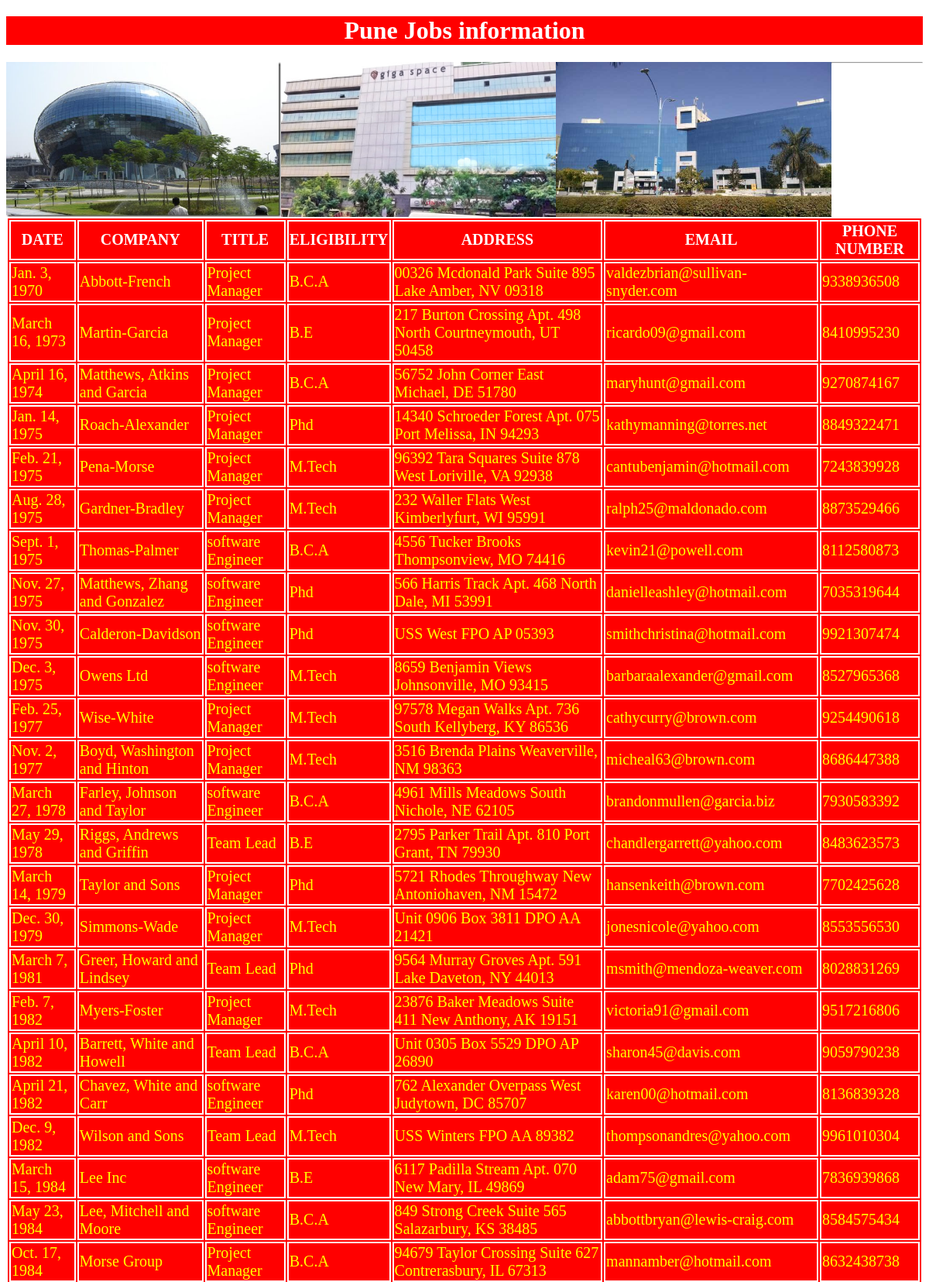
Page /punejobs/ (upper part) on the committed database.
### testapp/models.py (models this page shows)
class punejobs(models.Model):
    date=models.DateField();
    company=models.CharField(max_length=100);
    title=models.CharField(max_length=100);
    eligibility=models.CharField(max_length=100);
    address=models.CharField(max_length=100);
    email=models.EmailField();
    phonenumber=models.IntegerField()

### testapp/views.py (the view)
# urls.py: url(r'^punejobs/', views.punejobss),
def punejobss(request):
    jobs_list=punejobs.objects.order_by('date')
    my_dict={'jobs_list':jobs_list}
    return render(request,'testapp/punejobs.html',context=my_dict)

### templates/testapp/punejobs.html (shortened to what this page needs)
<!DOCTYPE html>
{% load static %}
<html lang="en" dir="ltr">
  <head>
    <link rel="stylesheet" href="{% static "css/demo.css" %}">
  </head>
  <body>
    <h1>Pune Jobs information</h1>
    <img src="{% static "images/pune1.jpg" %}" alt="">
    <img src="{% static "images/pune2.jpg" %}" alt="">
    <img src="{% static "images/pune3.jpg" %}" alt="">
    <hr>
    {% if jobs_list %}
    <table id='tab'>
      <thead>
        <th>DATE</th>
        <th>COMPANY</th>
        <th>TITLE</th>
        <th>ELIGIBILITY</th>
        <th>ADDRESS</th>
        <th>EMAIL</th>
        <th>PHONE NUMBER</th>
      </thead>
      {%for job in jobs_list %}
      <tr>
        <td>{{job.date}}</td>
        <td>{{job.company}}</td>
        <td>{{job.title}}</td>
        <td>{{job.eligibility}}</td>
        <td>{{job.address}}</td>
        <td>{{job.email}}</td>
        <td>{{job.phonenumber}}</td>
      </tr>
      {% endfor %}
    </table>
    {% else %}
    <p>No Jobs Found In Pune</p>
  {% endif %}
  </body>
</html>

### static/css/demo.css (style rules this page uses)
body { background-image: url("https://images.unsplash.com/photo-1564069114553-7215e1ff1890?ixlib=rb-1.2.1&ixid=eyJhcHBfaWQiOjEyMDd9&auto=format&fit=crop&w=500&q=60"); background-repeat: no-repeat; background-size: cover; }
img { height: 200px; width: 30%; float: left; margin: 1.5% border:2px solid red; }
h1 { color: white; text-align: center; background: red; }
table,thead,th,tr,td { color: yellow; border: 2px solid white; font-size: 20px; margin: auto; background: red; }
thead,th { color: white; border: 2px solid white; font-size: 20px; }

### rows in the picture
punejobs: date "Jan. 3, 1970", company "Abbott-French", title "Project Manager", eligibility "B.C.A", address "00326 Mcdonald Park Suite 895 Lake Amber, NV 09318", email "valdezbrian@sullivan-snyder.com", phonenumber "9338936508"
punejobs: date "March 16, 1973", company "Martin-Garcia", title "Project Manager", eligibility "B.E", address "217 Burton Crossing Apt. 498 North Courtneymouth, UT 50458", email "ricardo09@gmail.com", phonenumber "8410995230"
punejobs: date "April 16, 1974", company "Matthews, Atkins and Garcia", title "Project Manager", eligibility "B.C.A", address "56752 John Corner East Michael, DE 51780", email "maryhunt@gmail.com", phonenumber "9270874167"
punejobs: date "Jan. 14, 1975", company "Roach-Alexander", title "Project Manager", eligibility "Phd", address "14340 Schroeder Forest Apt. 075 Port Melissa, IN 94293", email "kathymanning@torres.net", phonenumber "8849322471"
punejobs: date "Feb. 21, 1975", company "Pena-Morse", title "Project Manager", eligibility "M.Tech", address "96392 Tara Squares Suite 878 West Loriville, VA 92938", email "cantubenjamin@hotmail.com", phonenumber "7243839928"
punejobs: date "Aug. 28, 1975", company "Gardner-Bradley", title "Project Manager", eligibility "M.Tech", address "232 Waller Flats West Kimberlyfurt, WI 95991", email "ralph25@maldonado.com", phonenumber "8873529466"
punejobs: date "Sept. 1, 1975", company "Thomas-Palmer", title "software Engineer", eligibility "B.C.A", address "4556 Tucker Brooks Thompsonview, MO 74416", email "kevin21@powell.com", phonenumber "8112580873"
punejobs: date "Nov. 27, 1975", company "Matthews, Zhang and Gonzalez", title "software Engineer", eligibility "Phd", address "566 Harris Track Apt. 468 North Dale, MI 53991", email "danielleashley@hotmail.com", phonenumber "7035319644"
punejobs: date "Nov. 30, 1975", company "Calderon-Davidson", title "software Engineer", eligibility "Phd", address "USS West FPO AP 05393", email "smithchristina@hotmail.com", phonenumber "9921307474"
punejobs: date "Dec. 3, 1975", company "Owens Ltd", title "software Engineer", eligibility "M.Tech", address "8659 Benjamin Views Johnsonville, MO 93415", email "barbaraalexander@gmail.com", phonenumber "8527965368"
punejobs: date "Feb. 25, 1977", company "Wise-White", title "Project Manager", eligibility "M.Tech", address "97578 Megan Walks Apt. 736 South Kellyberg, KY 86536", email "cathycurry@brown.com", phonenumber "9254490618"
punejobs: date "Nov. 2, 1977", company "Boyd, Washington and Hinton", title "Project Manager", eligibility "M.Tech", address "3516 Brenda Plains Weaverville, NM 98363", email "micheal63@brown.com", phonenumber "8686447388"
punejobs: date "March 27, 1978", company "Farley, Johnson and Taylor", title "software Engineer", eligibility "B.C.A", address "4961 Mills Meadows South Nichole, NE 62105", email "brandonmullen@garcia.biz", phonenumber "7930583392"
punejobs: date "May 29, 1978", company "Riggs, Andrews and Griffin", title "Team Lead", eligibility "B.E", address "2795 Parker Trail Apt. 810 Port Grant, TN 79930", email "chandlergarrett@yahoo.com", phonenumber "8483623573"
punejobs: date "March 14, 1979", company "Taylor and Sons", title "Project Manager", eligibility "Phd", address "5721 Rhodes Throughway New Antoniohaven, NM 15472", email "hansenkeith@brown.com", phonenumber "7702425628"
punejobs: date "Dec. 30, 1979", company "Simmons-Wade", title "Project Manager", eligibility "M.Tech", address "Unit 0906 Box 3811 DPO AA 21421", email "jonesnicole@yahoo.com", phonenumber "8553556530"
punejobs: date "March 7, 1981", company "Greer, Howard and Lindsey", title "Team Lead", eligibility "Phd", address "9564 Murray Groves Apt. 591 Lake Daveton, NY 44013", email "msmith@mendoza-weaver.com", phonenumber "8028831269"
punejobs: date "Feb. 7, 1982", company "Myers-Foster", title "Project Manager", eligibility "M.Tech", address "23876 Baker Meadows Suite 411 New Anthony, AK 19151", email "victoria91@gmail.com", phonenumber "9517216806"
punejobs: date "April 10, 1982", company "Barrett, White and Howell", title "Team Lead", eligibility "B.C.A", address "Unit 0305 Box 5529 DPO AP 26890", email "sharon45@davis.com", phonenumber "9059790238"
punejobs: date "April 21, 1982", company "Chavez, White and Carr", title "software Engineer", eligibility "Phd", address "762 Alexander Overpass West Judytown, DC 85707", email "karen00@hotmail.com", phonenumber "8136839328"
punejobs: date "Dec. 9, 1982", company "Wilson and Sons", title "Team Lead", eligibility "M.Tech", address "USS Winters FPO AA 89382", email "thompsonandres@yahoo.com", phonenumber "9961010304"
punejobs: date "March 15, 1984", company "Lee Inc", title "software Engineer", eligibility "B.E", address "6117 Padilla Stream Apt. 070 New Mary, IL 49869", email "adam75@gmail.com", phonenumber "7836939868"
punejobs: date "May 23, 1984", company "Lee, Mitchell and Moore", title "software Engineer", eligibility "B.C.A", address "849 Strong Creek Suite 565 Salazarbury, KS 38485", email "abbottbryan@lewis-craig.com", phonenumber "8584575434"
punejobs: date "Oct. 17, 1984", company "Morse Group", title "Project Manager", eligibility "B.C.A", address "94679 Taylor Crossing Suite 627 Contrerasbury, IL 67313", email "mannamber@hotmail.com", phonenumber "8632438738"
